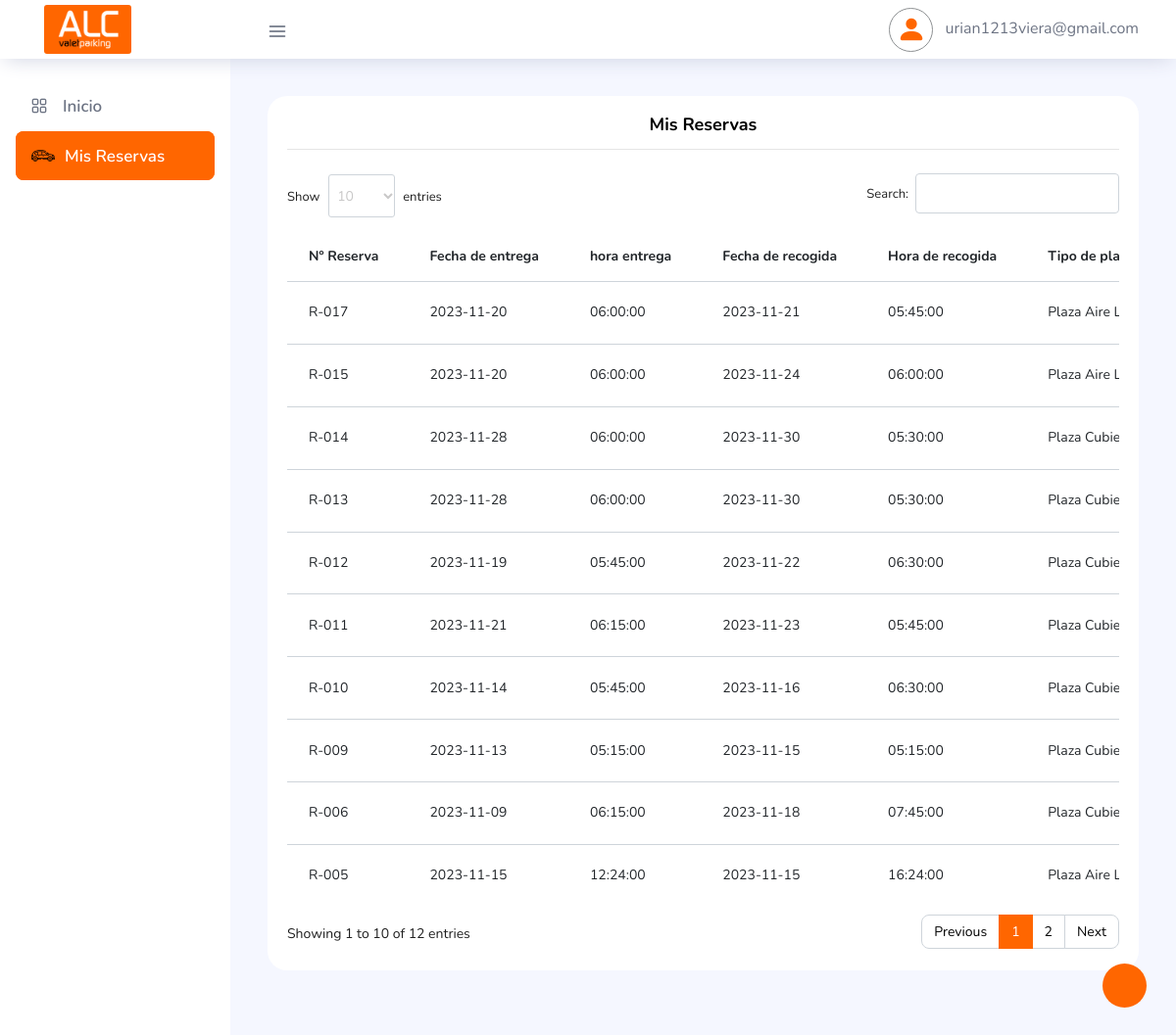
Screenshot of /dashboard/Reservas.php (signed in) with the database file from the repository.
### tables this page shows
CREATE TABLE `tbl_reservas` (
  `id` int(11) unsigned NOT NULL AUTO_INCREMENT,
  `id_cliente` int(11) DEFAULT NULL,
  `fecha_entrega` date NOT NULL,
  `hora_entrega` time NOT NULL,
  `fecha_recogida` date NOT NULL,
  `hora_recogida` time NOT NULL,
  `tipo_plaza` varchar(100) NOT NULL DEFAULT '',
  `terminal_entrega` varchar(100) NOT NULL DEFAULT '',
  `terminal_recogida` varchar(100) NOT NULL DEFAULT '',
  `matricula` varchar(50) NOT NULL DEFAULT '',
  `color` varchar(60) DEFAULT NULL,
  `marca_modelo` varchar(250) NOT NULL DEFAULT '',
  `numero_vuelo_de_vuelta` varchar(50) DEFAULT NULL,
  `servicio_adicional` varchar(10) DEFAULT NULL,
  `total_pago_reserva` decimal(5,2) DEFAULT NULL,
  `descuento` bigint(11) DEFAULT 0,
  `formato_pago` varchar(250) DEFAULT NULL,
  `fecha_pago_factura` date DEFAULT NULL,
  `date_registro` timestamp NULL DEFAULT NULL ON UPDATE current_timestamp(),
  PRIMARY KEY (`id`)
);

### dashboard/funciones.php (called while the page is built, shortened)
<?php
   function getReservaPerfil($con, $idUser)
   {
       $sqlReservasP = ("SELECT * FROM tbl_reservas WHERE id_cliente ='$idUser' ORDER BY fecha_entrega DESC");
       $queryR = mysqli_query($con, $sqlReservasP);
       return $queryR;
   }
   ?>

### dashboard/Reservas.php (the view, shortened to what this page needs)
<?php
if (isset($_SESSION['emailUser']) != "" && $_SESSION['rol'] == 0) {
    $IdUser     = $_SESSION['IdUser'];
?>
    <!DOCTYPE html>
    <html lang="es">
    <link href="https://unpkg.com/gijgo@1.9.14/css/gijgo.min.css" rel="stylesheet" type="text/css" />
    <body>
        <div class="container-scroller">
            <?php include 'bases/navbar.php'; ?>
            <div class="container-fluid page-body-wrapper">
                <?php include 'bases/nav.php';
                include 'funciones.php';
                $mis_reservas = getReservaPerfil($con, $IdUser);
                ?>
                <div class="main-panel">
                    <div class="content-wrapper">
                        <div class="row justify-content-md-center">
                            <div class="col-lg-12 grid-margin stretch-card">
                                <div class="card">
                                    <div class="card-body">
                                        <h4 class="card-title text-center mb-4">Mis Reservas
                                            <hr>
                                        </h4>
                                        <div class="table-responsive">
                                            <table id="MiTabla" class="table">
                                                <thead>
                                                    <tr>
                                                        <th>Nº Reserva</th>
                                                        <th>Fecha de entrega</th>
                                                        <th>hora entrega</th>
                                                        <th>Fecha de recogida</th>
                                                        <th>Hora de recogida</th>
                                                        <th>Tipo de plaza</th>
                                                    </tr>
                                                </thead>
                                                <tbody>
                                                    <?php
                                                    while ($reserva = mysqli_fetch_array($mis_reservas)) { ?>
                                                        <tr>
                                                            <td><?php
                                                                $reserva_id = $reserva["id"];
                                                                if ($reserva_id < 10) {
                                                                    echo 'R-00' . $reserva_id;
                                                                } elseif ($reserva_id < 100) {
                                                                    echo 'R-0' . $reserva_id;
                                                                } else {
                                                                    echo 'R-' . $reserva_id;
                                                                }
                                                                ?></td>
                                                            <td><?php echo $reserva["fecha_entrega"]; ?></td>
                                                            <td><?php echo $reserva["hora_entrega"]; ?></td>
                                                            <td><?php echo $reserva["fecha_recogida"]; ?></td>
                                                            <td><?php echo $reserva["hora_recogida"]; ?></td>
                                                            <td><?php echo $reserva["tipo_plaza"]; ?></td>
                                                        </tr>
                                                    <?php } ?>
                                                </tbody>
                                            </table>
                                        </div>
                                    </div>
                                </div>
                            </div>
                        </div>
                    </div>
                </div>
            </div>
        </div>
    </body>
    </html>
<?php
} else { ?>
    <script type="text/javascript">
        location.href = "../acciones/login/exit.php";
    </script>
<?php }  ?>

### rows the page displays
tbl_reservas: id "13", fecha_entrega "2023-11-28", hora_entrega "06:00:00", fecha_recogida "2023-11-30", hora_recogida "05:30:00", tipo_plaza "Plaza…"
tbl_reservas: id "14", fecha_entrega "2023-11-28", hora_entrega "06:00:00", fecha_recogida "2023-11-30", hora_recogida "05:30:00", tipo_plaza "Plaza…"
tbl_reservas: id "11", fecha_entrega "2023-11-21", hora_entrega "06:15:00", fecha_recogida "2023-11-23", hora_recogida "05:45:00", tipo_plaza "Plaza…"
tbl_reservas: id "15", fecha_entrega "2023-11-20", hora_entrega "06:00:00", fecha_recogida "2023-11-24", hora_recogida "06:00:00", tipo_plaza "Plaza Aire…"
tbl_reservas: id "17", fecha_entrega "2023-11-20", hora_entrega "06:00:00", fecha_recogida "2023-11-21", hora_recogida "05:45:00", tipo_plaza "Plaza Aire…"
tbl_reservas: id "12", fecha_entrega "2023-11-19", hora_entrega "05:45:00", fecha_recogida "2023-11-22", hora_recogida "06:30:00", tipo_plaza "Plaza…"
tbl_reservas: id "5", fecha_entrega "2023-11-15", hora_entrega "12:24:00", fecha_recogida "2023-11-15", hora_recogida "16:24:00", tipo_plaza "Plaza Aire…"
tbl_reservas: id "10", fecha_entrega "2023-11-14", hora_entrega "05:45:00", fecha_recogida "2023-11-16", hora_recogida "06:30:00", tipo_plaza "Plaza…"
tbl_reservas: id "9", fecha_entrega "2023-11-13", hora_entrega "05:15:00", fecha_recogida "2023-11-15", hora_recogida "05:15:00", tipo_plaza "Plaza…"
tbl_reservas: id "6", fecha_entrega "2023-11-09", hora_entrega "06:15:00", fecha_recogida "2023-11-18", hora_recogida "07:45:00", tipo_plaza "Plaza…"

### other values shown
$email "urian1213viera@gmail.com"
